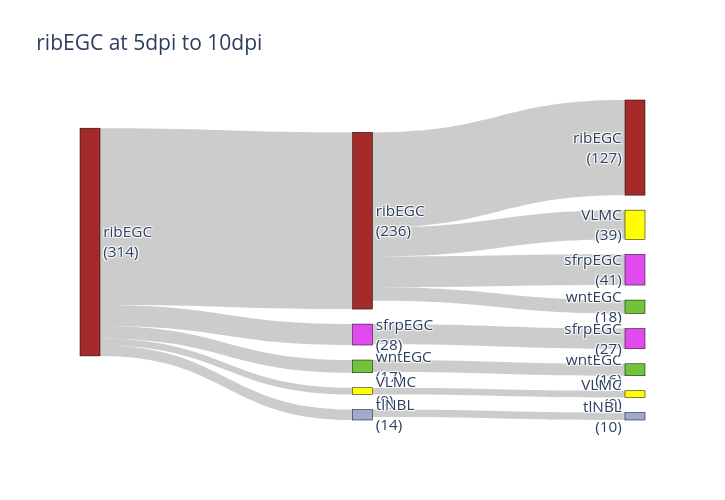

The notebook cell this image was saved under:
### Code cell
# wntEGC at 5DPI to 10DPI
common_initial_time_point=0
init_cell_wnt_5DPI =data_train_rib[train_time[1]]
init_cell_type = 'ribEGC'
init_time =1 - common_initial_time_point
end_time =2 - common_initial_time_point
_, all_spa, all_cell_type, all_cell_id, all_time_point = evolution_forward(init_cell_wnt_5DPI, model,spatial_model,growth_model, init_time, end_time, init_cell_type,delta_t = 0.5,cnf_generator=cnf_generator)
#init_time = 1 - common_initial_time_point
#end_time = 2 - common_initial_time_point
#_, _, all_cell_type, all_cell_id, all_time_point = evolution_forward(init_cell_wnt_5DPI, model,spatial_model,growth_model, init_time, end_time, delta_t = 0.2)



time_points = [1,  1.5,2.0]
# time_points = [5, 7.5, 10]
time_points = [cur_time - common_initial_time_point for cur_time in time_points]
transition_tree_wnt_5DPI = build_transition_tree(all_cell_id, all_cell_type, all_time_point, time_points)
adata_St55dot5 = ad.AnnData(np.zeros((len(all_cell_type[-1]),2)))
adata_St55dot5.obsm['X_spatial_aligned'] = all_spa[-1]
categories = adata.obs['Annotation'].cat.categories
adata_St55dot5.obs['Annotation'] = pd.Series(pd.Categorical(all_cell_type[-1], categories=categories), index=adata_St55dot5.obs.index)
adata_St55dot5.uns['Annotation_colors'] = adata.uns['Annotation_colors']
plot_sankey_from_tree(transition_tree_wnt_5DPI, cell_type_color_map, threshold=5, title='ribEGC at 5dpi to 10dpi', 
                      font_size=15.3, width = 725, height=500, scale=5, save_path="/home/lenovo/jora/data/results_final_struct/ribEGC at 5dpi to 10dpi.pdf")
plot_after_alignment_scanpy(adata_St55dot5, figsize=(6, (5*2/3)), pointsize=8, title='ribEGC_10dpi', show_legend=True,save_path='/home/lenovo/jora/data/rib10dpi.pdf')

### Figure 1 — Plotly figure (JSON) as saved in the notebook; plotly's stock layout.template omitted (floating-point values rounded to 4 significant figures)
{"data": [{"link": {"source": [0, 1, 1, 1, 1, 0, 6, 0, 8, 0, 10, 0, 12], "target": [1, 2, 3, 4, 5, 6, 7, 8, 9, 10, 11, 12, 13], "value": [236, 39, 127, 41, 18, 17, 16, 28, 27, 9, 9, 14, 10]}, "node": {"color": ["#A52A2A", "#A52A2A", "#FFFF00", "#A52A2A", "#e14aec", "#71c33a", "#71c33a", "#71c33a", "#e14aec", "#e14aec", "#FFFF00", "#FFFF00", "#A1A9D0", "#A1A9D0"], "label": ["ribEGC<br>(314)", "ribEGC<br>(236)", "VLMC<br>(39)", "ribEGC<br>(127)", "sfrpEGC<br>(41)", "wntEGC<br>(18)", "wntEGC<br>(17)", "wntEGC<br>(16)", "sfrpEGC<br>(28)", "sfrpEGC<br>(27)", "VLMC<br>(9)", "VLMC<br>(9)", "tlNBL<br>(14)", "tlNBL<br>(10)"], "line": {"color": "black", "width": 0.5}, "pad": 15, "thickness": 20}, "type": "sankey"}], "layout": {"font": {"size": 15.3}, "height": 500, "title": {"text": "ribEGC at 5dpi to 10dpi"}, "width": 725}}
